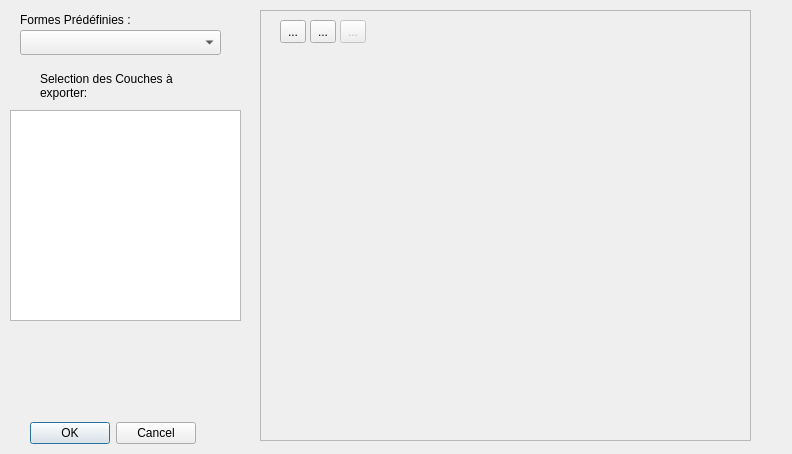
<?xml version="1.0" encoding="UTF-8"?>
<ui version="4.0">
 <class>Form</class>
 <widget class="QWidget" name="Form">
  <property name="geometry">
   <rect>
    <x>0</x>
    <y>0</y>
    <width>792</width>
    <height>454</height>
   </rect>
  </property>
  <property name="windowTitle">
   <string>Outil de selection géographique</string>
  </property>
  <widget class="QFrame" name="frame">
   <property name="geometry">
    <rect>
     <x>260</x>
     <y>10</y>
     <width>491</width>
     <height>431</height>
    </rect>
   </property>
   <property name="frameShape">
    <enum>QFrame::StyledPanel</enum>
   </property>
   <property name="frameShadow">
    <enum>QFrame::Raised</enum>
   </property>
   <widget class="QWidget" name="gridLayoutWidget">
    <property name="geometry">
     <rect>
      <x>10</x>
      <y>40</y>
      <width>471</width>
      <height>381</height>
     </rect>
    </property>
    <layout class="QGridLayout" name="gridLayout"/>
   </widget>
   <widget class="QToolButton" name="toolButtonDestruct">
    <property name="geometry">
     <rect>
      <x>50</x>
      <y>10</y>
      <width>26</width>
      <height>23</height>
     </rect>
    </property>
    <property name="text">
     <string>...</string>
    </property>
    <property name="icon">
     <iconset>
      <normalon>:/ourapp/destructlogo</normalon>
     </iconset>
    </property>
   </widget>
   <widget class="QToolButton" name="toolButtonSelect">
    <property name="geometry">
     <rect>
      <x>20</x>
      <y>10</y>
      <width>26</width>
      <height>23</height>
     </rect>
    </property>
    <property name="text">
     <string>...</string>
    </property>
    <property name="icon">
     <iconset>
      <normalon>:/ourapp/rectangle_icon</normalon>
     </iconset>
    </property>
   </widget>
   <widget class="QToolButton" name="toolButtonPoly">
    <property name="enabled">
     <bool>false</bool>
    </property>
    <property name="geometry">
     <rect>
      <x>80</x>
      <y>10</y>
      <width>26</width>
      <height>23</height>
     </rect>
    </property>
    <property name="text">
     <string>...</string>
    </property>
    <property name="icon">
     <iconset>
      <normalon>:/ourapp/ZRlogo</normalon>
     </iconset>
    </property>
   </widget>
  </widget>
  <widget class="QComboBox" name="comboBox_listPGtables">
   <property name="geometry">
    <rect>
     <x>20</x>
     <y>30</y>
     <width>201</width>
     <height>25</height>
    </rect>
   </property>
   <property name="sizePolicy">
    <sizepolicy hsizetype="Expanding" vsizetype="Expanding">
     <horstretch>50</horstretch>
     <verstretch>50</verstretch>
    </sizepolicy>
   </property>
  </widget>
  <widget class="QDialogButtonBox" name="buttonBox">
   <property name="geometry">
    <rect>
     <x>20</x>
     <y>420</y>
     <width>176</width>
     <height>27</height>
    </rect>
   </property>
   <property name="standardButtons">
    <set>QDialogButtonBox::Cancel|QDialogButtonBox::Ok</set>
   </property>
  </widget>
  <widget class="QLabel" name="label_3">
   <property name="geometry">
    <rect>
     <x>20</x>
     <y>10</y>
     <width>201</width>
     <height>19</height>
    </rect>
   </property>
   <property name="text">
    <string>Formes Prédéfinies :</string>
   </property>
  </widget>
  <widget class="QTableWidget" name="tableWidget">
   <property name="geometry">
    <rect>
     <x>10</x>
     <y>110</y>
     <width>231</width>
     <height>211</height>
    </rect>
   </property>
  </widget>
  <widget class="QLabel" name="label_4">
   <property name="geometry">
    <rect>
     <x>40</x>
     <y>70</y>
     <width>151</width>
     <height>31</height>
    </rect>
   </property>
   <property name="layoutDirection">
    <enum>Qt::LeftToRight</enum>
   </property>
   <property name="autoFillBackground">
    <bool>true</bool>
   </property>
   <property name="text">
    <string>Selection des Couches à exporter:</string>
   </property>
   <property name="wordWrap">
    <bool>true</bool>
   </property>
  </widget>
 </widget>
 <resources>
  <include location="../ressources/resources.qrc"/>
 </resources>
 <connections/>
</ui>
